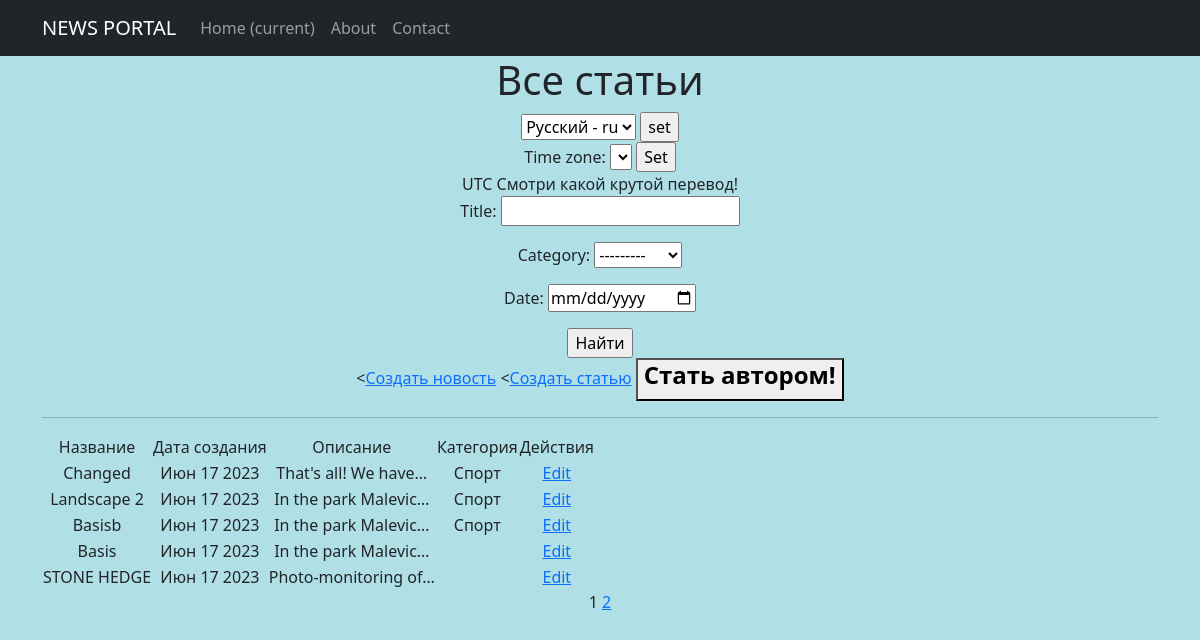
Page /news/ (signed in) on the committed database.
### news/models.py (models this page shows, shortened)
class Post(models.Model):
    author = models.ForeignKey(Author, on_delete=models.CASCADE)
    NEWS = 'NW'
    ARTICLE = 'AR'
    CATEGORY_CHOICES = [
        (NEWS, 'Новость'),
        (ARTICLE, 'Статья'),
    ]
    categoryType = models.CharField(max_length=2, choices=CATEGORY_CHOICES, default=ARTICLE)
    name = models.CharField(max_length=50, unique=True)
    description = models.TextField()
    createDate = models.DateTimeField(auto_now_add=True)
    rating = models.IntegerField(default=0)
    category = models.ManyToManyField(Category, through = 'PostCategory')
    verbose_name = pgettext_lazy('help text for MyModel model', 'This is the help text'),

class Category(models.Model):
    name = models.CharField(max_length=100, unique=True, help_text=_('category name'))
    subscribers = models.ManyToManyField(User, related_name='categories')

### news/views.py (the view)
# urls.py: path('', PostList.as_view(), name='post_list'),
class PostList(ListView):
    model = Post
    ordering = '-createDate'
    template_name = 'posts.html'
    context_object_name = 'posts'
    paginate_by = 5
    def get_queryset(self):
        queryset = super().get_queryset()
        self.filterset = PostFilter(self.request.GET, queryset)
        return self.filterset.qs
    def get_context_data(self, **kwargs):
        context = super().get_context_data(**kwargs)
        context['time_now'] = datetime.utcnow()
        context['filterset'] = self.filterset
        return context

### news/templatetags/custom_filters.py (called while the page is built)
@register.filter()
def tsenzor(value):
    bad_words = ['cat', 'dog', 'opinion']
    for i in bad_words:
        value = value.replace(str(i), i[0] + '*' * (len(i) - 1))
    return value

### news/templatetags/custom_tags.py (called while the page is built)
@register.simple_tag(takes_context=True)
def url_replace(context, **kwargs):
   d = context['request'].GET.copy()
   for k, v in kwargs.items():
       d[k] = v
   return d.urlencode()

### templates/posts.html (shortened to what this page needs)
{% extends 'flatpages/default.html' %}
{% load custom_filters %}
{% load custom_tags %}
{% load i18n %}
{% load tz %}
{% block content %}
   <h1>Все статьи</h1>
<html lang="en">
    <head>
    </head>
    <body>
        <form action="{% url 'set_language' %}" method="POST"> {% csrf_token %}
                {% get_current_language as LANGUAGE_CODE %}
             <select name="language" id="">
                 {% get_available_languages as LANGUAGES %}
                    {% get_language_info_list for LANGUAGES as languages %}
                     {% for language in languages %}
                        <option value="{{ language.code }}" {% if language.code == LANGUAGE_CODE %} selected {% endif %}>
                         {{ language.name_local }} - {{ language.code }}
                        </option>
                    {% endfor %}
             </select>
                <input type="submit" value="set">
         </form>
 {% get_current_timezone as TIME_ZONE %}
    <form action="" method="POST">
        <label for="timezone">Time zone:</label>
        <select name="timezone">
        </select>
        <input type="submit" value="Set">
    </form>
    {{ TIME_ZONE }}
</body>
</html>
    {% trans "Check out my new cool translation" %}!
</body>
</html>
     <form action="" method="get">
       {{ filterset.form.as_p }}
       <input type="submit" value="Найти" />
   </form>
{% if perms.news.add_post %}
    <<a href="{% url 'news_create' %}">Создать новость</a>
        {% endif %}
{% if perms.news.add_post %}
    <<a href="{% url 'article_create' %}">Создать статью</a>
    {% endif %}
{% if not is_author %}
<button>
    <a class="nav-link" href="{% url 'account_upgrade' %}">
        <h4><strong>Стать автором!</strong></h4>
    </a>
</button>
{% endif %}
   <hr>
   {% if posts %}
       <table>
           <tr>
               <td>Название</td>
               <td>Дата создания</td>
               <td>Описание</td>
               <td>Категория</td>
               {% if perms.news.change_post or perms.news.delete_post %}
               <td>Действия</td>
               {% endif %}
           </tr>
           {% for post in posts %}
           <tr>
               <td>{{ post.name|tsenzor }}</td>
               <td>{{ post.createDate|date:'M d Y' }}</td>
               <td>{{ post.description|truncatechars:20|tsenzor}}</td>
               <td>
                    {% for cat in post.category.all %}
                        {{ cat.name }}
                    {% endfor %}
                </td>
               {% if post.categoryType == 'NW' and perms.news.change_post %}
                   <td> <a href="{% url 'news_update' pk=post.pk %}">Edit</a></td>
               {% elif post.categoryType == 'NW' and  perms.news.delete_post %}
                    <td><a href="{% url 'news_delete' pk=post.pk %}">Delete</a></td>
               {% elif post.categoryType == 'AR' and perms.news.change_post %}
                    <td><a href="{% url 'article_update' pk=post.pk %}">Edit</a></td>
               {% elif post.categoryType == 'AR' and perms.news.delete_post %}
                    <td><a href="{% url 'article_delete' pk=post.pk %}">Delete</a></td>
               {% endif %}
           </tr>
           {% endfor %}
       </table>
   {% else %}
       <h2> Новостей нет!</h2>
   {% endif %}
   {{ page_obj.number }}
   {% if page_obj.has_next %}
       <a href="?{% url_replace page=page_obj.next_page_number %}">{{ page_obj.next_page_number }}</a>
   {% endif %}
{% endblock content %}

### rows in the picture
Post: name|tsenzor "Changed", createDate "Июн 17 2023", description|tsenzor "That's all! We have…", categoryType "Edit"
Category: name "Спорт"
Post: name|tsenzor "Landscape 2", createDate "Июн 17 2023", description|tsenzor "In the park Malevic…", categoryType "Edit"
Post: name|tsenzor "Basisb", createDate "Июн 17 2023", description|tsenzor "In the park Malevic…", categoryType "Edit"
Post: name|tsenzor "Basis", createDate "Июн 17 2023", description|tsenzor "In the park Malevic…", categoryType "Edit"
Post: name|tsenzor "STONE HEDGE", createDate "Июн 17 2023", description|tsenzor "Photo-monitoring of…", categoryType "Edit"

### other values in the picture
{{ TIME_ZONE }} "UTC"
{{ page_obj.number }} "1"
{{ page_obj.next_page_number }} "2"
form field language "Русский - ru"
